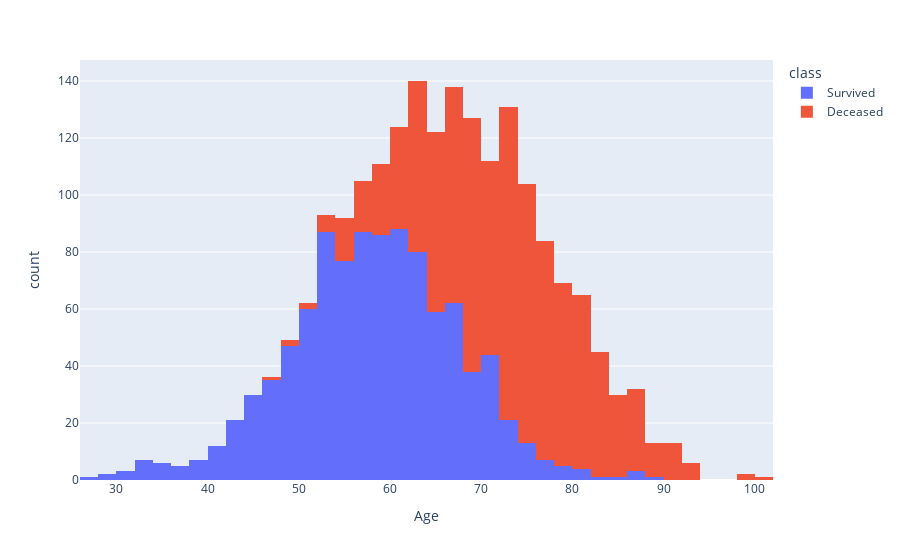
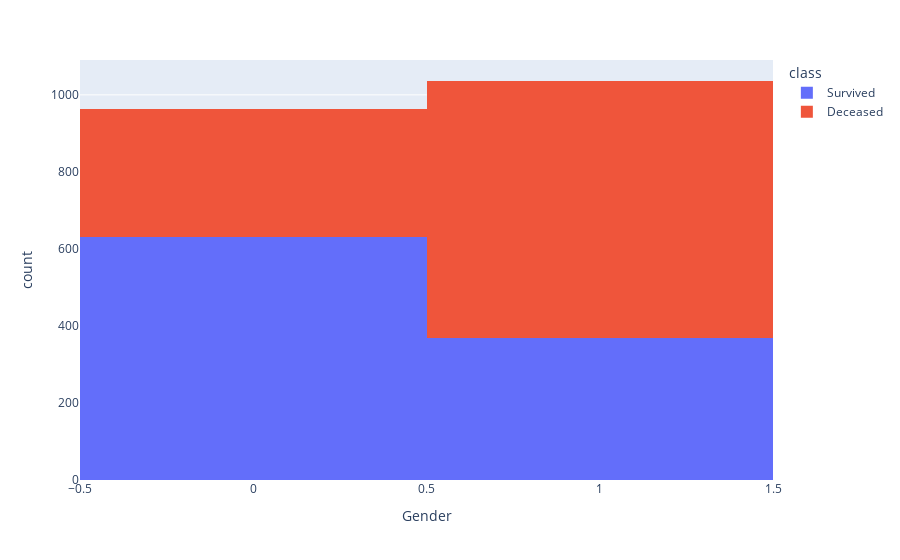
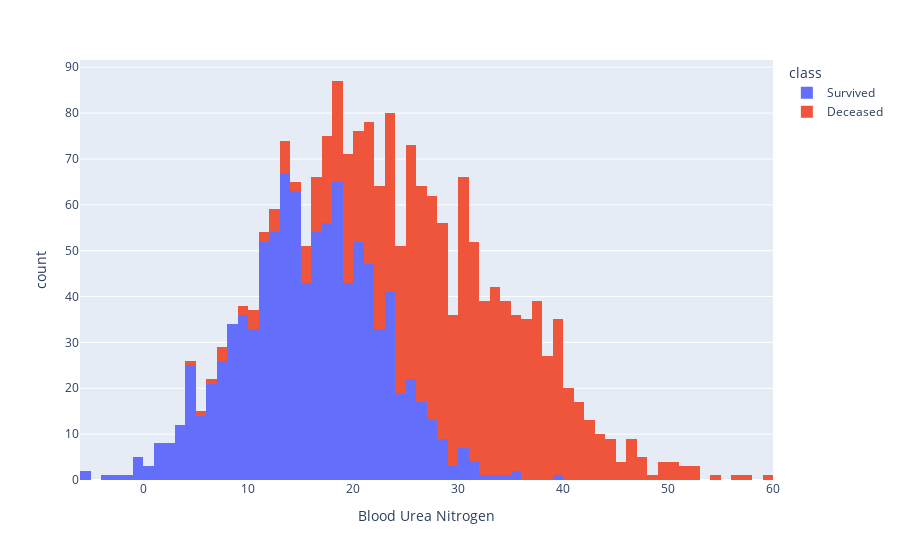
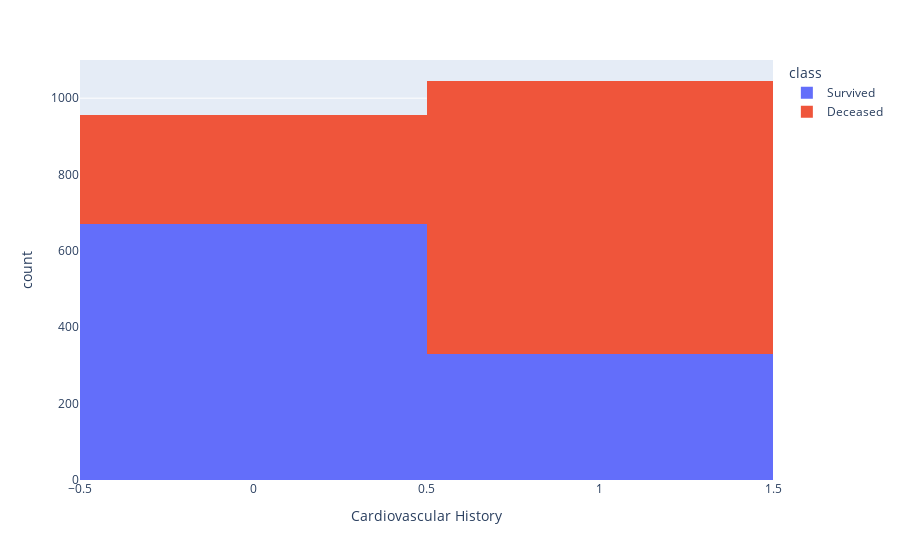

Notebook source saved alongside these figures, in order:
### Code cell
import plotly.express as px
survived['class'] = 'Survived'
deceased['class'] = 'Deceased'
train = pd.concat([survived, deceased])
for cols in train.columns:
    fig = px.histogram(train, x = cols, color = 'class')
    fig.show()

### Figure 1 — Plotly figure (JSON) as saved in the notebook; plotly's stock layout.template omitted (floating-point values rounded to 4 significant figures; data arrays with more than 128 entries replaced by an {"elided": "..."} marker saying what was removed)
{"data": [{"alignmentgroup": "True", "bingroup": "x", "hovertemplate": "class=Survived<br>Age=%{x}<br>count=%{y}<extra></extra>", "legendgroup": "Survived", "marker": {"color": "#636efa", "pattern": {"shape": ""}}, "name": "Survived", "offsetgroup": "Survived", "orientation": "v", "showlegend": true, "type": "histogram", "x": {"elided": "1000 float values"}, "xaxis": "x", "yaxis": "y"}, {"alignmentgroup": "True", "bingroup": "x", "hovertemplate": "class=Deceased<br>Age=%{x}<br>count=%{y}<extra></extra>", "legendgroup": "Deceased", "marker": {"color": "#EF553B", "pattern": {"shape": ""}}, "name": "Deceased", "offsetgroup": "Deceased", "orientation": "v", "showlegend": true, "type": "histogram", "x": {"elided": "1000 float values"}, "xaxis": "x", "yaxis": "y"}], "layout": {"barmode": "relative", "legend": {"title": {"text": "class"}, "tracegroupgap": 0}, "margin": {"t": 60}, "xaxis": {"anchor": "y", "domain": [0, 1], "title": {"text": "Age"}}, "yaxis": {"anchor": "x", "domain": [0, 1], "title": {"text": "count"}}}}

### Figure 2 — Plotly figure (JSON) as saved in the notebook; plotly's stock layout.template omitted (floating-point values rounded to 4 significant figures; data arrays with more than 128 entries replaced by an {"elided": "..."} marker saying what was removed)
{"data": [{"alignmentgroup": "True", "bingroup": "x", "hovertemplate": "class=Survived<br>Gender=%{x}<br>count=%{y}<extra></extra>", "legendgroup": "Survived", "marker": {"color": "#636efa", "pattern": {"shape": ""}}, "name": "Survived", "offsetgroup": "Survived", "orientation": "v", "showlegend": true, "type": "histogram", "x": {"elided": "1000 int values"}, "xaxis": "x", "yaxis": "y"}, {"alignmentgroup": "True", "bingroup": "x", "hovertemplate": "class=Deceased<br>Gender=%{x}<br>count=%{y}<extra></extra>", "legendgroup": "Deceased", "marker": {"color": "#EF553B", "pattern": {"shape": ""}}, "name": "Deceased", "offsetgroup": "Deceased", "orientation": "v", "showlegend": true, "type": "histogram", "x": {"elided": "1000 int values"}, "xaxis": "x", "yaxis": "y"}], "layout": {"barmode": "relative", "legend": {"title": {"text": "class"}, "tracegroupgap": 0}, "margin": {"t": 60}, "xaxis": {"anchor": "y", "domain": [0, 1], "title": {"text": "Gender"}}, "yaxis": {"anchor": "x", "domain": [0, 1], "title": {"text": "count"}}}}

### Figure 3 — Plotly figure (JSON) as saved in the notebook; plotly's stock layout.template omitted (floating-point values rounded to 4 significant figures; data arrays with more than 128 entries replaced by an {"elided": "..."} marker saying what was removed)
{"data": [{"alignmentgroup": "True", "bingroup": "x", "hovertemplate": "class=Survived<br>Blood Urea Nitrogen=%{x}<br>count=%{y}<extra></extra>", "legendgroup": "Survived", "marker": {"color": "#636efa", "pattern": {"shape": ""}}, "name": "Survived", "offsetgroup": "Survived", "orientation": "v", "showlegend": true, "type": "histogram", "x": {"elided": "1000 float values"}, "xaxis": "x", "yaxis": "y"}, {"alignmentgroup": "True", "bingroup": "x", "hovertemplate": "class=Deceased<br>Blood Urea Nitrogen=%{x}<br>count=%{y}<extra></extra>", "legendgroup": "Deceased", "marker": {"color": "#EF553B", "pattern": {"shape": ""}}, "name": "Deceased", "offsetgroup": "Deceased", "orientation": "v", "showlegend": true, "type": "histogram", "x": {"elided": "1000 float values"}, "xaxis": "x", "yaxis": "y"}], "layout": {"barmode": "relative", "legend": {"title": {"text": "class"}, "tracegroupgap": 0}, "margin": {"t": 60}, "xaxis": {"anchor": "y", "domain": [0, 1], "title": {"text": "Blood Urea Nitrogen"}}, "yaxis": {"anchor": "x", "domain": [0, 1], "title": {"text": "count"}}}}

### Figure 4 — Plotly figure (JSON) as saved in the notebook; plotly's stock layout.template omitted (floating-point values rounded to 4 significant figures; data arrays with more than 128 entries replaced by an {"elided": "..."} marker saying what was removed)
{"data": [{"alignmentgroup": "True", "bingroup": "x", "hovertemplate": "class=Survived<br>Cardiovascular History=%{x}<br>count=%{y}<extra></extra>", "legendgroup": "Survived", "marker": {"color": "#636efa", "pattern": {"shape": ""}}, "name": "Survived", "offsetgroup": "Survived", "orientation": "v", "showlegend": true, "type": "histogram", "x": {"elided": "1000 int values"}, "xaxis": "x", "yaxis": "y"}, {"alignmentgroup": "True", "bingroup": "x", "hovertemplate": "class=Deceased<br>Cardiovascular History=%{x}<br>count=%{y}<extra></extra>", "legendgroup": "Deceased", "marker": {"color": "#EF553B", "pattern": {"shape": ""}}, "name": "Deceased", "offsetgroup": "Deceased", "orientation": "v", "showlegend": true, "type": "histogram", "x": {"elided": "1000 int values"}, "xaxis": "x", "yaxis": "y"}], "layout": {"barmode": "relative", "legend": {"title": {"text": "class"}, "tracegroupgap": 0}, "margin": {"t": 60}, "xaxis": {"anchor": "y", "domain": [0, 1], "title": {"text": "Cardiovascular History"}}, "yaxis": {"anchor": "x", "domain": [0, 1], "title": {"text": "count"}}}}
